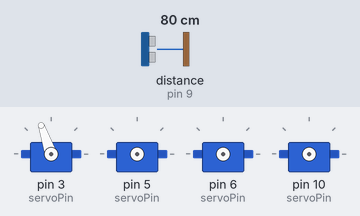
Bench run of a sketch on a simulated Arduino Uno, built with avr-gcc and run on an emulated ATmega328P. Shown: 4 × servo. Wiring (inferred from the names in the program): ultrasonic range finder: trigger pin 8; echo pin 9. The test bench sets the inputs (shaded band); at power-on: distance to the obstacle (sensor on pin 9) 80 cm. The echo pulse lasts 58.3 µs per cm; what the sketch prints to the serial monitor is not drawn.

Above: at 0.1 s.
At 0.5 s:
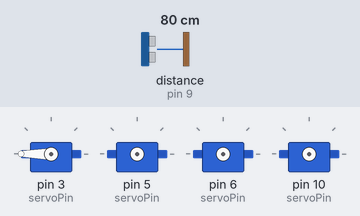
At 0.9 s:
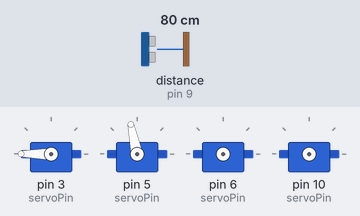
At 1.3 s:
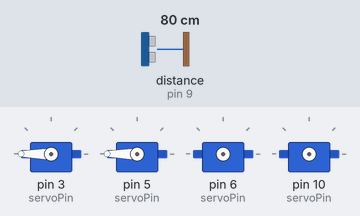
At 2.2 s:
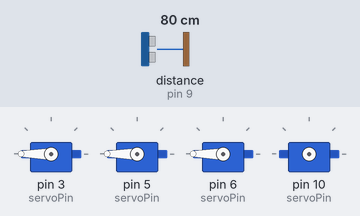
At 3.0 s:
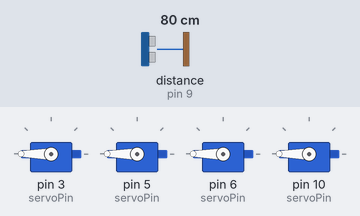
Timing chart, 0 to 4.5 s (numbered marks = the images above):
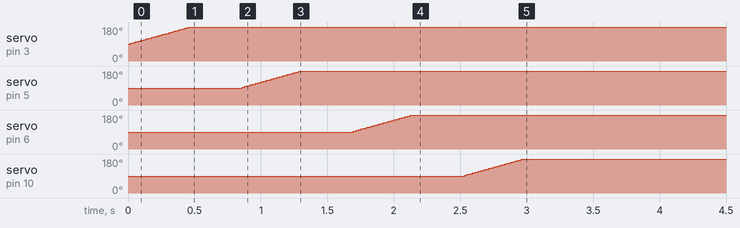

The sketch:

walk.ino
```cpp
#include <Servo.h>
#include <EEPROM.h>

// 초음파 센서
#define DISTANCE_MAX 200
#define DISTANCE_MIN 1

#define TRIG_PIN 8
#define ECHO_PIN 9

// 서보모터
#define FOOT_L 3
#define FOOT_R 5
#define LEG_L 6
#define LEG_R 10

Servo servo[4];
int servoPin[4] = {FOOT_L, FOOT_R, LEG_L, LEG_R};
int alpha[4] = {0, 0, 0, 0};

long getDistance()
{
  long distance;

  digitalWrite(TRIG_PIN, LOW);
  delayMicroseconds(2);
  digitalWrite(TRIG_PIN, HIGH);
  delayMicroseconds(10);
  digitalWrite(TRIG_PIN, LOW);

  distance = (pulseIn(ECHO_PIN, HIGH) / 29) / 2;

  if(distance > DISTANCE_MAX || distance < DISTANCE_MIN)
  {
    distance = 0;
  }
  return distance;
}

void setServo(int n, int pos)
{
  int angle;
  int start = servo[n].read();

  pos += 90;
  pos += alpha[n];

  if (start < pos)
  {
    for (angle = start; angle < pos; angle++)
    {
      servo[n].write(angle);
      delay(5);
    }
  }
  else if (start > pos)
  {
    for (angle = start; angle > pos; angle--)
    {
      servo[n].write(angle);
      delay(5);
    }
  }
}

void forward()
{
  setServo(1, -40);
  setServo(0, -20);
  setServo(2, 20);
  setServo(3, 20);
  setServo(0, 0);
  setServo(1, 0);

  setServo(0, 40);
  setServo(1, 20);
  setServo(3, -20);
  setServo(2, -20);
  setServo(1, 0);
  setServo(0, 0);
}

void backward()
{
  setServo(1, -40);
  setServo(0, -20);
  setServo(2, -20);
  setServo(3, -20);
  setServo(0, 0);
  setServo(1, 0);

  setServo(0, 40);
  setServo(1, 20);
  setServo(3, 20);
  setServo(2, 20);
  setServo(1, 0);
  setServo(0, 0);
}

void left()
{
  setServo(1, -40);
  setServo(0, -20);
  setServo(3, 20);
  setServo(2, 20);
  setServo(1, 0);
  setServo(0, 0);
  setServo(2, -20);
  setServo(3, -20);
}

void right()
{
  setServo(0, 40);
  setServo(1, 20);
  setServo(2, -20);
  setServo(3, -20);
  setServo(0, 0);
  setServo(1, 0);
  setServo(3, 20);
  setServo(2, 20);
}

void stop()
{
  setServo(0, 0);
  setServo(1, 0);
  setServo(2, 0);
  setServo(3, 0);
}

void setup() {
  // put your setup code here, to run once:
  Serial.begin(9600);
  // 초음파 센서 초기화
  pinMode(TRIG_PIN, OUTPUT);
  pinMode(ECHO_PIN, INPUT);

  // 서보모터 초기화
  for (int i = 0; i < 4; i++)
  {
    servo[i].attach(servoPin[i]);
    alpha[i] = EEPROM.read(i) - 90;
    setServo(i, 0);
  }

  Serial.println("=== Servo motor Setting ===");
  Serial.print("Left foot(0): ");
  Serial.println(alpha[0]);
  Serial.print("Right foot(1): ");
  Serial.println(alpha[1]);
  Serial.print("Left Leg(2): ");
  Serial.println(alpha[2]);
  Serial.print("Right Leg(3): ");
  Serial.println(alpha[3]);
}

void loop() {
  // put your main code here, to run repeatedly:
  long Distance_cm = getDistance();
  Serial.print(Distance_cm);
  Serial.println(" cm");

  if (Distance_cm != 0 && Distance_cm < 10)
  {
    forward();
  }
  else
  {
    stop();
  }
  delay(100);
}
```
